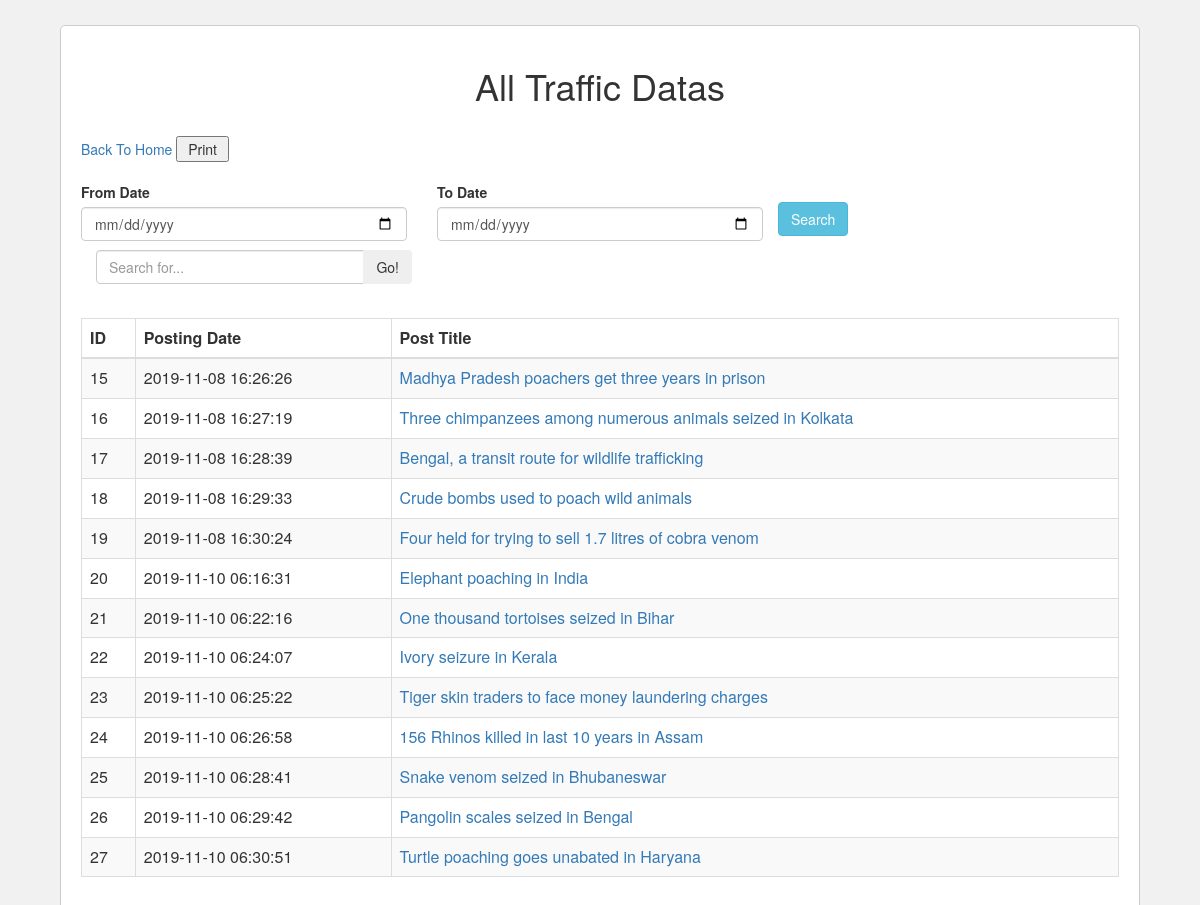
Page /postsearch.php on the committed database.
### tables this page shows
CREATE TABLE `tblposts` (
  `id` int(11) NOT NULL,
  `PostTitle` longtext,
  `CategoryId` int(11) DEFAULT NULL,
  `SubCategoryId` int(11) DEFAULT NULL,
  `PostDetails` longtext,
  `PostingDate` timestamp NULL DEFAULT CURRENT_TIMESTAMP,
  `UpdationDate` timestamp NULL DEFAULT NULL ON UPDATE CURRENT_TIMESTAMP,
  `Is_Active` int(1) DEFAULT NULL,
  `PostUrl` mediumtext,
  `PostImage` varchar(255) DEFAULT NULL
);

### postsearch.php (the view, shortened to what this page needs)
<?php
include('includes/config.php');
?>
<html>
 <head>
  <link rel="stylesheet" href="https://maxcdn.bootstrapcdn.com/bootstrap/3.3.7/css/bootstrap.min.css" />
  <link rel="stylesheet" href="https://cdnjs.cloudflare.com/ajax/libs/bootstrap-datepicker/1.6.4/css/bootstrap-datepicker.css" />
 </head>
     <body>
            <div class="container box">
                <h1 align="center">All Traffic Datas</h1><br />
                <a align="left" href="index.php"> Back To Home </></a>
<input type="button" value=" Print " onclick="printPage()" />
                <div class="table-responsive"><br />
                    <div class="row">
                        <form method="POST" action="search-news.php">
                          <div class="input-daterange">
                              <div class="col-md-4">
                                  <label>From Date</label>
                                  <input type="date" name="start_date" id="start_date" class="form-control" />
                              </div>
                              <div class="col-md-4">
                                  <label>To Date</label>
                                  <input type="date" name="end_date" id="end_date" class="form-control" />
                              </div>
                              <br>
                              <input type="submit" name="search" id="search" value="Search" class="btn btn-info" />
                          </div>
                        </form>
                    </div>
                      <div class="col-md-4">
                   <form name="search" action="search.php" method="post">
              <div class="input-group">
        <input type="text" name="searchtitle" class="form-control" placeholder="Search for..." required>
                <span class="input-group-btn">
                  <button class="btn btn-secondary" type="submit">Go!</button>
                </span>
              </form>
              </div>
            </div>
          </div>
          <br />
                <table id="posts" class="table table-bordered table-striped">
                    <thead>
                        <tr>
                          <th>ID</th>
                          <th>Posting Date</th>
                          <th>Post Title</th>
                        </tr>
                    </thead>
                    <tbody>
                        <?php
                          $query = "SELECT * FROM tblposts";
                          $exec = mysqli_query($con,$query) or die(mysqli_error($con));
                          while ($row = mysqli_fetch_array($exec)) {
                            ?>
                            <tr>
                              <td><?php echo $row['id'];?></td>
                              <td><?php echo $row['PostingDate'];?></td>
                              <td><?php echo '<a href="news-details.php?nid=' . $row['id'] . '" target="_blank">' . $row['PostTitle'] . '</a>'; ?></td>
                            </tr>
                            <?php
                          }
                        ?>
                    </tbody>
                </table>
     </body>
</html>

### postsearch.php (style rules this page uses)
body { margin:0; padding:0; background-color:#f1f1f1; }
.box { width:1080px; padding:20px; background-color:#fff; border:1px solid #ccc; border-radius:5px; margin-top:25px; }
.container { margin-bottom: 10px; }

### rows in the picture
tblposts: id "15", PostingDate "2019-11-08 16:26:26", PostTitle "Madhya Pradesh poachers get three years in prison"
tblposts: id "16", PostingDate "2019-11-08 16:27:19", PostTitle "Three chimpanzees among numerous animals seized in Kolkata"
tblposts: id "17", PostingDate "2019-11-08 16:28:39", PostTitle "Bengal, a transit route for wildlife trafficking"
tblposts: id "18", PostingDate "2019-11-08 16:29:33", PostTitle "Crude bombs used to poach wild animals"
tblposts: id "19", PostingDate "2019-11-08 16:30:24", PostTitle "Four held for trying to sell 1.7 litres of cobra venom"
tblposts: id "20", PostingDate "2019-11-10 06:16:31", PostTitle "Elephant poaching in India"
tblposts: id "21", PostingDate "2019-11-10 06:22:16", PostTitle "One thousand tortoises seized in Bihar"
tblposts: id "22", PostingDate "2019-11-10 06:24:07", PostTitle "Ivory seizure in Kerala"
tblposts: id "23", PostingDate "2019-11-10 06:25:22", PostTitle "Tiger skin traders to face money laundering charges"
tblposts: id "24", PostingDate "2019-11-10 06:26:58", PostTitle "156 Rhinos killed in last 10 years in Assam"
tblposts: id "25", PostingDate "2019-11-10 06:28:41", PostTitle "Snake venom seized in Bhubaneswar"
tblposts: id "26", PostingDate "2019-11-10 06:29:42", PostTitle "Pangolin scales seized in Bengal"
tblposts: id "27", PostingDate "2019-11-10 06:30:51", PostTitle "Turtle poaching goes unabated in Haryana"
